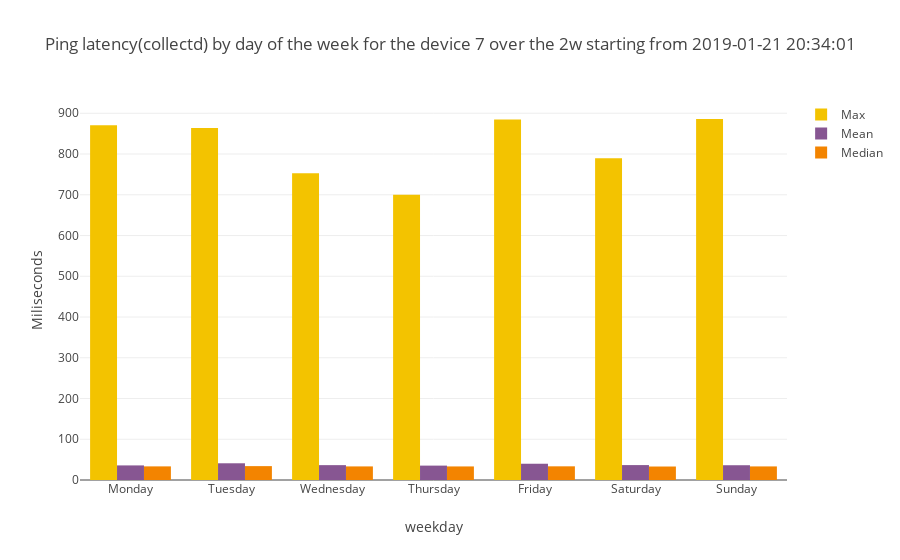

Source (notebook cell):
### Code cell
device_number=7
subset=by_weekday_by_device_p1[by_weekday_by_device_p1["SK_PI"]==device_number]
combined_bar_plot_3traces(xvalues=subset["weekday"],
                         yvalues1=subset["max"],
                         yvalues2=subset["mean"],
                         yvalues3=subset["median"],
                         name1="Max",
                         name2="Mean",
                         name3="Median",
                         title="Ping latency(collectd) by day of the week for the device "+str(device_number)+" over the "+time_interval+" starting from "+starting_point,
                         xtitle="weekday",
                         stack=False)

### Figure 1 — Plotly figure (JSON) as saved in the notebook; plotly's stock layout.template omitted (floating-point values rounded to 4 significant figures)
{"data": [{"marker": {"color": "F3C300"}, "name": "Max", "type": "bar", "x": ["Monday", "Tuesday", "Wednesday", "Thursday", "Friday", "Saturday", "Sunday"], "y": [870.9, 863.6, 753.1, 699.8, 884.5, 789.8, 885.9]}, {"marker": {"color": "875692"}, "name": "Mean", "type": "bar", "x": ["Monday", "Tuesday", "Wednesday", "Thursday", "Friday", "Saturday", "Sunday"], "y": [35.81, 41.04, 36.46, 35.31, 39.91, 36.59, 36.26]}, {"marker": {"color": "F38400"}, "name": "Median", "type": "bar", "x": ["Monday", "Tuesday", "Wednesday", "Thursday", "Friday", "Saturday", "Sunday"], "y": [33.43, 34.05, 33.36, 33.31, 33.58, 33.1, 33.35]}], "layout": {"title": "Ping latency(collectd) by day of the week for the device 7 over the 2w starting from 2019-01-21 20:34:01", "xaxis": {"title": "weekday"}, "yaxis": {"title": "Miliseconds"}}}
